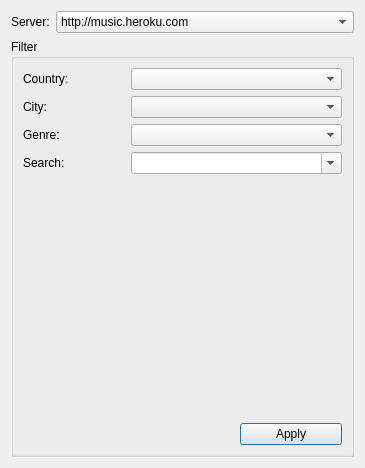
<?xml version="1.0" encoding="UTF-8"?>
<ui version="4.0">
 <class>FilterPage</class>
 <widget class="QWidget" name="FilterPage">
  <property name="geometry">
   <rect>
    <x>0</x>
    <y>0</y>
    <width>365</width>
    <height>468</height>
   </rect>
  </property>
  <property name="windowTitle">
   <string>Filter</string>
  </property>
  <layout class="QGridLayout" name="gridLayout_2">
   <item row="0" column="0">
    <widget class="QLabel" name="label">
     <property name="text">
      <string>Server:</string>
     </property>
    </widget>
   </item>
   <item row="0" column="1">
    <widget class="QComboBox" name="comboBox_server">
     <property name="sizePolicy">
      <sizepolicy hsizetype="Expanding" vsizetype="Fixed">
       <horstretch>0</horstretch>
       <verstretch>0</verstretch>
      </sizepolicy>
     </property>
     <property name="currentIndex">
      <number>0</number>
     </property>
     <item>
      <property name="text">
       <string>http://music.heroku.com</string>
      </property>
     </item>
     <item>
      <property name="text">
       <string>http://192.168.1.128:3000</string>
      </property>
     </item>
     <item>
      <property name="text">
       <string>http://192.168.2.14:3000</string>
      </property>
     </item>
    </widget>
   </item>
   <item row="1" column="0" colspan="2">
    <widget class="QGroupBox" name="groupBox">
     <property name="title">
      <string>Filter</string>
     </property>
     <layout class="QGridLayout" name="gridLayout">
      <item row="0" column="0">
       <widget class="QLabel" name="label_2">
        <property name="text">
         <string>Country:</string>
        </property>
       </widget>
      </item>
      <item row="1" column="0">
       <widget class="QLabel" name="label_3">
        <property name="text">
         <string>City:</string>
        </property>
       </widget>
      </item>
      <item row="1" column="1" colspan="2">
       <widget class="QComboBox" name="comboBox_city">
        <property name="sizePolicy">
         <sizepolicy hsizetype="Expanding" vsizetype="Fixed">
          <horstretch>0</horstretch>
          <verstretch>0</verstretch>
         </sizepolicy>
        </property>
       </widget>
      </item>
      <item row="2" column="0">
       <widget class="QLabel" name="label_5">
        <property name="text">
         <string>Genre:</string>
        </property>
       </widget>
      </item>
      <item row="2" column="1" colspan="2">
       <widget class="QComboBox" name="comboBox_genre">
        <property name="sizePolicy">
         <sizepolicy hsizetype="Expanding" vsizetype="Fixed">
          <horstretch>0</horstretch>
          <verstretch>0</verstretch>
         </sizepolicy>
        </property>
       </widget>
      </item>
      <item row="3" column="0">
       <widget class="QLabel" name="label_4">
        <property name="text">
         <string>Search:</string>
        </property>
       </widget>
      </item>
      <item row="3" column="1" colspan="2">
       <widget class="QComboBox" name="comboBox_search">
        <property name="sizePolicy">
         <sizepolicy hsizetype="Expanding" vsizetype="Fixed">
          <horstretch>0</horstretch>
          <verstretch>0</verstretch>
         </sizepolicy>
        </property>
        <property name="editable">
         <bool>true</bool>
        </property>
        <property name="insertPolicy">
         <enum>QComboBox::InsertAtTop</enum>
        </property>
       </widget>
      </item>
      <item row="4" column="0">
       <spacer name="verticalSpacer">
        <property name="orientation">
         <enum>Qt::Vertical</enum>
        </property>
        <property name="sizeHint" stdset="0">
         <size>
          <width>20</width>
          <height>201</height>
         </size>
        </property>
       </spacer>
      </item>
      <item row="5" column="0" colspan="2">
       <spacer name="horizontalSpacer">
        <property name="orientation">
         <enum>Qt::Horizontal</enum>
        </property>
        <property name="sizeHint" stdset="0">
         <size>
          <width>155</width>
          <height>20</height>
         </size>
        </property>
       </spacer>
      </item>
      <item row="5" column="2">
       <widget class="QPushButton" name="pushButton_filter_apply">
        <property name="text">
         <string>Apply</string>
        </property>
        <property name="default">
         <bool>true</bool>
        </property>
       </widget>
      </item>
      <item row="0" column="1" colspan="2">
       <widget class="QComboBox" name="comboBox_country">
        <property name="sizePolicy">
         <sizepolicy hsizetype="Expanding" vsizetype="Fixed">
          <horstretch>0</horstretch>
          <verstretch>0</verstretch>
         </sizepolicy>
        </property>
       </widget>
      </item>
     </layout>
    </widget>
   </item>
  </layout>
 </widget>
 <resources/>
 <connections/>
</ui>
